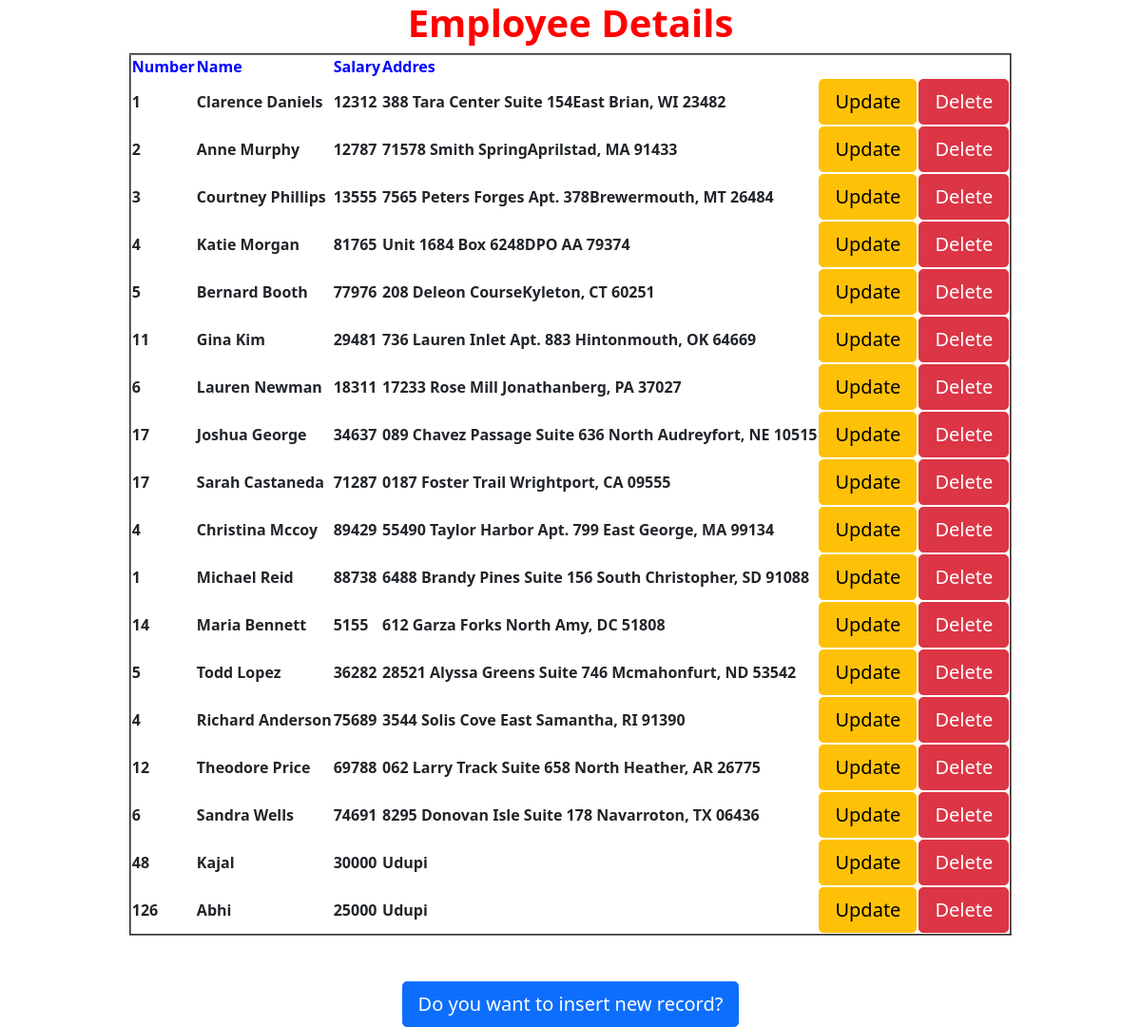
The page / on the database its author committed.
### myApp/models.py (models this page shows)
class Employee(models.Model):
    eno=models.IntegerField()
    ename=models.CharField(max_length=100)
    esal=models.IntegerField()
    eaddr=models.CharField(max_length=100)

### myApp/views.py (the view)
# urls.py: url(r'^$',views.display),
def display(request):
    e=Employee.objects.all()
    d={'emp':e}
    return render(request,'myApp/index.html',d)

### templates/myApp/index.html (shortened to what this page needs)
<html>
{% extends 'myApp/parent.html' %}
  {% block for_child %}
  <h1 style="color:red;"><b>Employee Details</b></h1>
  <table border="2">
  <tr style="color:blue">
    <th><h1<b>Number</b></h1></th>
    <th><h1<b>Name</b></h1></th>
    <th><h1<b>Salary</b></h1></th>
    <th><h1<b>Addres</b></h1></th>
  </tr>
  {%for x in emp%}
  <tr>
       <td><b>{{x.eno}}</b></td>
       <td><b>{{x.ename}}</b></td>
       <td><b>{{x.esal}}</b></td>
       <td><b>{{x.eaddr}}</b></td>
       <td><a href="/update/{{x.id}}" class="btn btn-lg btn-warning">Update</a></td>
        <td><a href="/delete/{{x.id}}" class="btn btn-lg btn-danger">Delete</a></td>
  </tr>
  {%endfor%}
  </table><br><br>
  <a href="/insert/{{x.id}}" class="btn btn-lg btn-primary">Do you want to insert new record?</a>
  {% endblock %}

### templates/myApp/parent.html (shortened to what this page needs)
<html>
<head>
  <link href="https://cdn.jsdelivr.net/npm/bootstrap@5.0.0-beta1/dist/css/bootstrap.min.css" rel="stylesheet">
  </head>
  <body>
    <div class="container" align="center">
      {% block for_child %}
      {% endblock %}
      </div>
      </body>
      </html>

### rows shown on the page
Employee: eno "1", ename "Clarence Daniels", esal "12312", eaddr "388 Tara Center Suite 154East Brian, WI 23482"
Employee: eno "2", ename "Anne Murphy", esal "12787", eaddr "71578 Smith SpringAprilstad, MA 91433"
Employee: eno "3", ename "Courtney Phillips", esal "13555", eaddr "7565 Peters Forges Apt. 378Brewermouth, MT 26484"
Employee: eno "4", ename "Katie Morgan", esal "81765", eaddr "Unit 1684 Box 6248DPO AA 79374"
Employee: eno "5", ename "Bernard Booth", esal "77976", eaddr "208 Deleon CourseKyleton, CT 60251"
Employee: eno "11", ename "Gina Kim", esal "29481", eaddr "736 Lauren Inlet Apt. 883 Hintonmouth, OK 64669"
Employee: eno "6", ename "Lauren Newman", esal "18311", eaddr "17233 Rose Mill Jonathanberg, PA 37027"
Employee: eno "17", ename "Joshua George", esal "34637", eaddr "089 Chavez Passage Suite 636 North Audreyfort, NE 10515"
Employee: eno "17", ename "Sarah Castaneda", esal "71287", eaddr "0187 Foster Trail Wrightport, CA 09555"
Employee: eno "4", ename "Christina Mccoy", esal "89429", eaddr "55490 Taylor Harbor Apt. 799 East George, MA 99134"
Employee: eno "1", ename "Michael Reid", esal "88738", eaddr "6488 Brandy Pines Suite 156 South Christopher, SD 91088"
Employee: eno "14", ename "Maria Bennett", esal "5155", eaddr "612 Garza Forks North Amy, DC 51808"
Employee: eno "5", ename "Todd Lopez", esal "36282", eaddr "28521 Alyssa Greens Suite 746 Mcmahonfurt, ND 53542"
Employee: eno "4", ename "Richard Anderson", esal "75689", eaddr "3544 Solis Cove East Samantha, RI 91390"
Employee: eno "12", ename "Theodore Price", esal "69788", eaddr "062 Larry Track Suite 658 North Heather, AR 26775"
Employee: eno "6", ename "Sandra Wells", esal "74691", eaddr "8295 Donovan Isle Suite 178 Navarroton, TX 06436"
Employee: eno "48", ename "Kajal", esal "30000", eaddr "Udupi"
Employee: eno "126", ename "Abhi", esal "25000", eaddr "Udupi"
